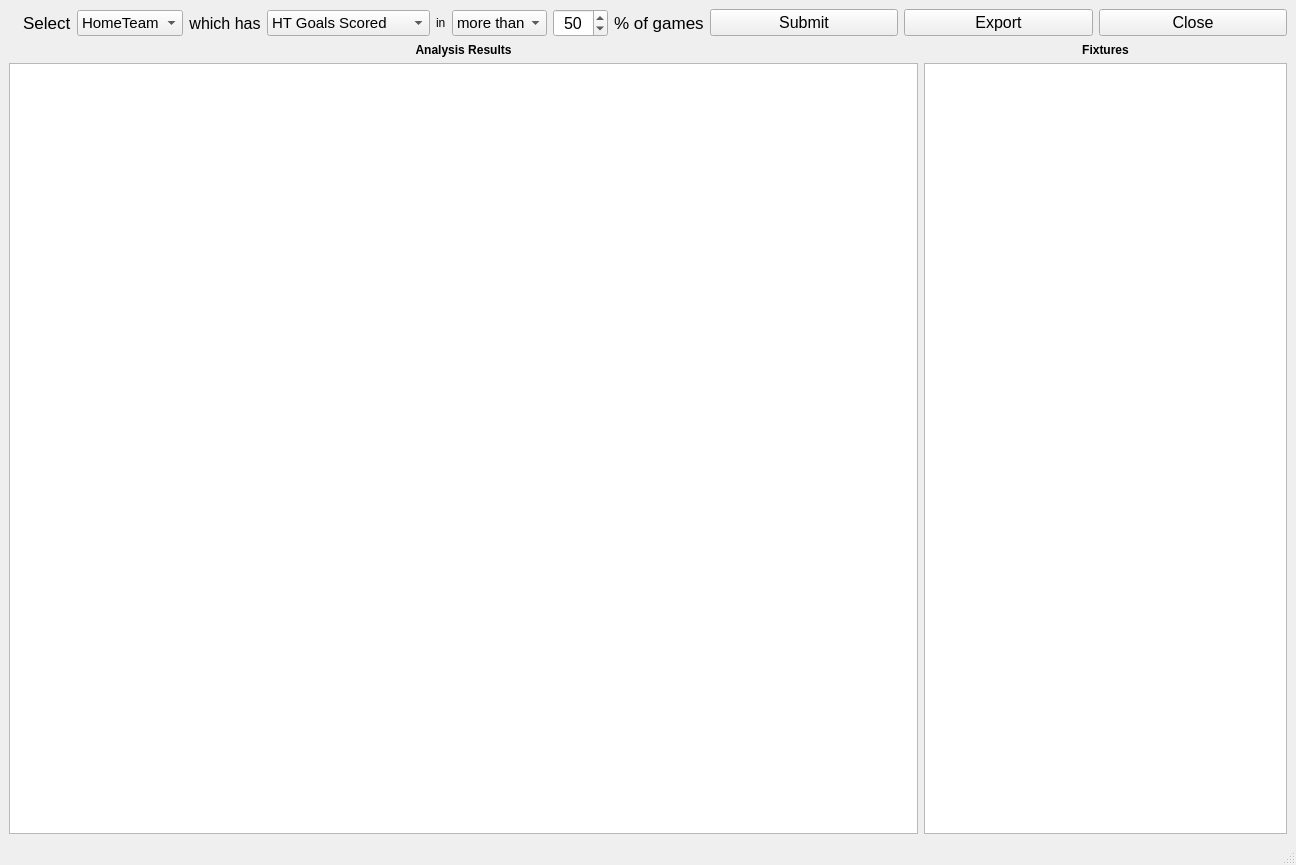
<?xml version="1.0" encoding="UTF-8"?>
<ui version="4.0">
 <class>MainWindow</class>
 <widget class="QMainWindow" name="MainWindow">
  <property name="geometry">
   <rect>
    <x>0</x>
    <y>0</y>
    <width>1296</width>
    <height>865</height>
   </rect>
  </property>
  <property name="windowTitle">
   <string>MainWindow</string>
  </property>
  <widget class="QWidget" name="centralwidget">
   <layout class="QGridLayout" name="gridLayout">
    <item row="0" column="0">
     <layout class="QHBoxLayout" name="horizontalLayout" stretch="1,2,1,2,0,2,1,0">
      <property name="leftMargin">
       <number>14</number>
      </property>
      <property name="rightMargin">
       <number>0</number>
      </property>
      <item>
       <widget class="QLabel" name="selectLabel">
        <property name="font">
         <font>
          <pointsize>13</pointsize>
          <weight>50</weight>
          <bold>false</bold>
         </font>
        </property>
        <property name="text">
         <string>Select</string>
        </property>
        <property name="alignment">
         <set>Qt::AlignLeading|Qt::AlignLeft|Qt::AlignVCenter</set>
        </property>
       </widget>
      </item>
      <item>
       <widget class="QComboBox" name="teamTypeComboBox">
        <property name="font">
         <font>
          <pointsize>11</pointsize>
         </font>
        </property>
        <item>
         <property name="text">
          <string>HomeTeam</string>
         </property>
        </item>
        <item>
         <property name="text">
          <string>AwayTeam</string>
         </property>
        </item>
       </widget>
      </item>
      <item>
       <widget class="QLabel" name="whereLabel">
        <property name="font">
         <font>
          <pointsize>12</pointsize>
          <weight>50</weight>
          <bold>false</bold>
         </font>
        </property>
        <property name="text">
         <string>which has</string>
        </property>
        <property name="alignment">
         <set>Qt::AlignCenter</set>
        </property>
       </widget>
      </item>
      <item>
       <widget class="QComboBox" name="attributeComboBox">
        <property name="font">
         <font>
          <pointsize>11</pointsize>
         </font>
        </property>
        <item>
         <property name="text">
          <string>HT Goals Scored</string>
         </property>
        </item>
        <item>
         <property name="text">
          <string>HT Goals Conceded</string>
         </property>
        </item>
        <item>
         <property name="text">
          <string>FT Goals Scored</string>
         </property>
        </item>
        <item>
         <property name="text">
          <string>FT Goals Conceded</string>
         </property>
        </item>
       </widget>
      </item>
      <item>
       <widget class="QLabel" name="label">
        <property name="text">
         <string>in</string>
        </property>
       </widget>
      </item>
      <item>
       <widget class="QComboBox" name="compareComboBox">
        <property name="font">
         <font>
          <pointsize>11</pointsize>
         </font>
        </property>
        <item>
         <property name="text">
          <string>more than</string>
         </property>
        </item>
        <item>
         <property name="text">
          <string>less than</string>
         </property>
        </item>
       </widget>
      </item>
      <item>
       <widget class="QDoubleSpinBox" name="percentSpinBox">
        <property name="font">
         <font>
          <pointsize>12</pointsize>
         </font>
        </property>
        <property name="alignment">
         <set>Qt::AlignCenter</set>
        </property>
        <property name="decimals">
         <number>0</number>
        </property>
        <property name="singleStep">
         <double>5.000000000000000</double>
        </property>
        <property name="value">
         <double>50.000000000000000</double>
        </property>
       </widget>
      </item>
      <item>
       <widget class="QLabel" name="percentLabel">
        <property name="font">
         <font>
          <pointsize>13</pointsize>
         </font>
        </property>
        <property name="text">
         <string>% of games</string>
        </property>
        <property name="alignment">
         <set>Qt::AlignLeading|Qt::AlignLeft|Qt::AlignVCenter</set>
        </property>
       </widget>
      </item>
     </layout>
    </item>
    <item row="0" column="1">
     <layout class="QHBoxLayout" name="horizontalLayout_2" stretch="1,1,1">
      <item>
       <widget class="QPushButton" name="submitButton">
        <property name="font">
         <font>
          <pointsize>12</pointsize>
         </font>
        </property>
        <property name="text">
         <string>Submit</string>
        </property>
       </widget>
      </item>
      <item>
       <widget class="QPushButton" name="exportButton">
        <property name="font">
         <font>
          <pointsize>12</pointsize>
         </font>
        </property>
        <property name="text">
         <string>Export</string>
        </property>
       </widget>
      </item>
      <item>
       <widget class="QPushButton" name="closeButton">
        <property name="font">
         <font>
          <pointsize>12</pointsize>
         </font>
        </property>
        <property name="text">
         <string>Close</string>
        </property>
       </widget>
      </item>
     </layout>
    </item>
    <item row="1" column="0" colspan="2">
     <layout class="QHBoxLayout" name="horizontalLayout_4" stretch="5,2">
      <item>
       <widget class="QLabel" name="analysisResultsLabel">
        <property name="font">
         <font>
          <weight>75</weight>
          <bold>true</bold>
         </font>
        </property>
        <property name="text">
         <string>Analysis Results</string>
        </property>
        <property name="alignment">
         <set>Qt::AlignCenter</set>
        </property>
       </widget>
      </item>
      <item>
       <widget class="QLabel" name="analysisFixturesLabel">
        <property name="font">
         <font>
          <weight>75</weight>
          <bold>true</bold>
         </font>
        </property>
        <property name="text">
         <string>Fixtures</string>
        </property>
        <property name="alignment">
         <set>Qt::AlignCenter</set>
        </property>
       </widget>
      </item>
     </layout>
    </item>
    <item row="2" column="0" colspan="2">
     <layout class="QHBoxLayout" name="horizontalLayout_3" stretch="5,2">
      <item>
       <widget class="QTableView" name="analysisTableView">
        <property name="alternatingRowColors">
         <bool>true</bool>
        </property>
        <property name="sortingEnabled">
         <bool>false</bool>
        </property>
        <attribute name="horizontalHeaderCascadingSectionResizes">
         <bool>true</bool>
        </attribute>
       </widget>
      </item>
      <item>
       <widget class="QTableView" name="analysisFixturesTableView"/>
      </item>
     </layout>
    </item>
   </layout>
  </widget>
  <widget class="QMenuBar" name="menubar">
   <property name="geometry">
    <rect>
     <x>0</x>
     <y>0</y>
     <width>1296</width>
     <height>21</height>
    </rect>
   </property>
  </widget>
  <widget class="QStatusBar" name="statusbar"/>
 </widget>
 <resources/>
 <connections/>
</ui>
